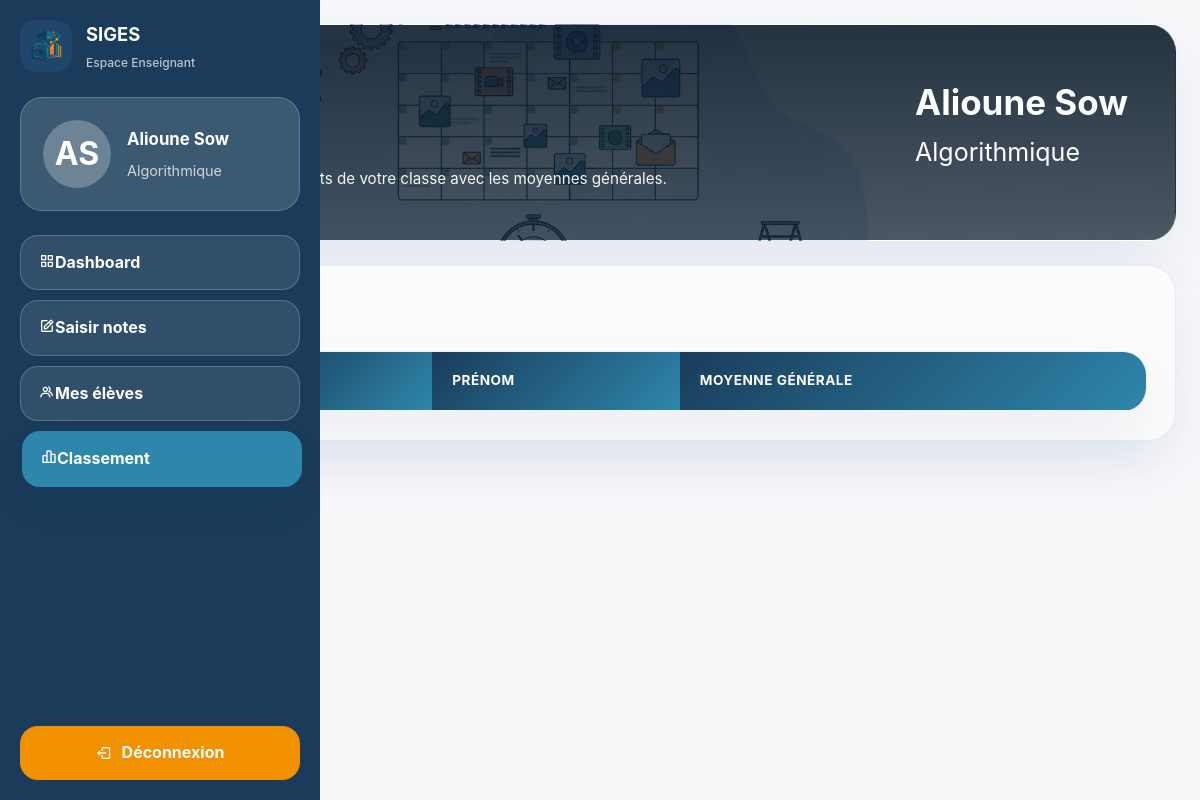
Screenshot of /views/professeur/view_grades.php?id_classe=3 (signed in) with the database file from the repository.
### tables this page shows
CREATE TABLE `professeur` (
  `Id_Professeur` int(11) NOT NULL,
  `nom` varchar(100) NOT NULL,
  `prenom` varchar(100) NOT NULL,
  `Id_Matiere` int(11) DEFAULT NULL,
  `login` varchar(50) DEFAULT NULL
);

CREATE TABLE `matiere` (
  `Id_Matiere` int(11) NOT NULL,
  `libelle` varchar(100) NOT NULL,
  `coefficient` int(11) NOT NULL
);

### models/Teacher.php (called while the page is built, shortened)
<?php
class Teacher {
    private $conn;
    private $table_name = "professeur";
    public function __construct($db) {
        $this->conn = $db;
    }
    public function getProfileByLogin($login) {
        $query = "SELECT p.*, m.libelle as nom_matiere, m.coefficient
                  FROM " . $this->table_name . " p
                  JOIN matiere m ON p.Id_Matiere = m.Id_Matiere
                  WHERE p.login = :login";
        $stmt = $this->conn->prepare($query);
        $stmt->bindParam(':login', $login);
        $stmt->execute();
        return $stmt->fetch(PDO::FETCH_ASSOC);
    }
}
?>

### views/professeur/view_grades.php (the view, shortened to what this page needs)
<?php
require_once '../../models/Teacher.php';
$database = new Database();
$db = $database->getConnection();
$teacherModel = new Teacher($db);
$profData = $teacherModel->getProfileByLogin($_SESSION['user_login']);
$id_classe = isset($_GET['id_classe']) ? intval($_GET['id_classe']) : 0;
?>
<!DOCTYPE html>
<html lang="fr">
<head>
    <link rel="stylesheet" href="../../assets/css/style.css">
    <link rel="stylesheet" href="https://cdn.jsdelivr.net/npm/boxicons@2.1.4/css/boxicons.min.css">
</head>
<body>
    <div class="student-shell">
        <aside class="student-sidebar">
            <div class="sidebar-brand">
                <img src="../../assets/img/logo_simple-SAP.png" alt="SIGES logo">
                <div class="brand-title">
                    <strong>SIGES</strong>
                    <span>Espace Enseignant</span>
                </div>
            </div>
            <div class="profile-box">
                <div class="profile-avatar"><?= htmlspecialchars(strtoupper(substr($profData['prenom'], 0, 1) . substr($profData['nom'], 0, 1))) ?></div>
                <div class="profile-info">
                    <h2><?= htmlspecialchars($profData['prenom'] . ' ' . $profData['nom']) ?></h2>
                    <p><?= htmlspecialchars($profData['nom_matiere']) ?></p>
                </div>
            </div>
            <nav class="sidebar-nav">
                <a href="dashboard.php"><i class='bx bx-grid-alt'></i>Dashboard</a>
                <a href="grades_entry.php?id_classe=<?= $id_classe ?>"><i class='bx bx-edit'></i>Saisir notes</a>
                <a href="view_students.php?id_classe=<?= $id_classe ?>"><i class='bx bx-group'></i>Mes élèves</a>
                <a href="view_grades.php?id_classe=<?= $id_classe ?>" class="active"><i class='bx bx-bar-chart-alt-2'></i>Classement</a>
            </nav>
            <a href="../../controllers/Logout.php" class="logout-btn"><i class='bx bx-log-out'></i>Déconnexion</a>
        </aside>
        <main class="student-main">
            <section class="page-header page-header-schedule">
                <div>
                    <p class="eyebrow">Classement</p>
                    <h1>Classe <?= htmlspecialchars($id_classe) ?></h1>
                    <p>Consultez le classement des étudiants de votre classe avec les moyennes générales.</p>
                </div>
                <div class="header-user-card">
                    <strong><?= htmlspecialchars($profData['prenom'] . ' ' . $profData['nom']) ?></strong>
                    <span><?= htmlspecialchars($profData['nom_matiere']) ?></span>
                </div>
            </section>
            <section class="section-block">
                <div class="section-title-row">
                    <h2>Classement des Élèves</h2>
                </div>
                <div class="table-card">
                    <table>
                        <thead>
                            <tr>
                                <th>Rang</th>
                                <th>Nom</th>
                                <th>Prénom</th>
                                <th>Moyenne Générale</th>
                            </tr>
                        </thead>
                    </table>
                </div>
            </section>
        </main>
    </div>
</body>
</html>

### rows the page displays
professeur: prenom+nom "AS", prenom+nom "Alioune Sow", Id_Matiere.libelle "Algorithmique"
